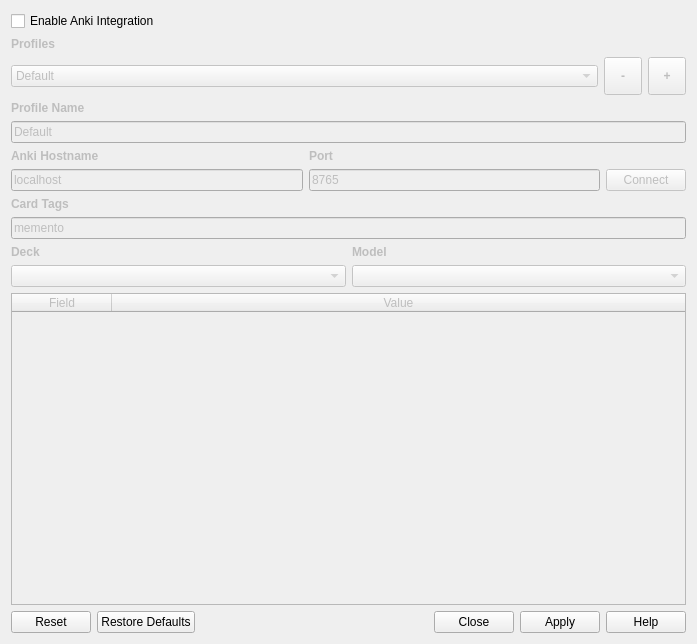
<?xml version="1.0" encoding="UTF-8"?>
<ui version="4.0">
 <class>AnkiSettings</class>
 <widget class="QWidget" name="AnkiSettings">
  <property name="geometry">
   <rect>
    <x>0</x>
    <y>0</y>
    <width>687</width>
    <height>644</height>
   </rect>
  </property>
  <property name="windowTitle">
   <string>Anki Integration Settings</string>
  </property>
  <layout class="QVBoxLayout" name="verticalLayout">
   <item>
    <widget class="QCheckBox" name="m_checkBoxEnabled">
     <property name="text">
      <string>Enable Anki Integration</string>
     </property>
    </widget>
   </item>
   <item>
    <layout class="QGridLayout" name="gridLayout">
     <item row="2" column="1">
      <widget class="QComboBox" name="m_comboBoxProfile">
       <property name="enabled">
        <bool>false</bool>
       </property>
       <property name="toolTip">
        <string>The currently selected profile.</string>
       </property>
       <property name="editable">
        <bool>false</bool>
       </property>
       <property name="insertPolicy">
        <enum>QComboBox::InsertAlphabetically</enum>
       </property>
       <item>
        <property name="text">
         <string>Default</string>
        </property>
       </item>
      </widget>
     </item>
     <item row="2" column="3">
      <widget class="QToolButton" name="m_buttonAdd">
       <property name="enabled">
        <bool>false</bool>
       </property>
       <property name="minimumSize">
        <size>
         <width>38</width>
         <height>38</height>
        </size>
       </property>
       <property name="font">
        <font>
         <weight>75</weight>
         <bold>true</bold>
        </font>
       </property>
       <property name="toolTip">
        <string>Add a profile with the current settings and name in &quot;Profile Name&quot;.</string>
       </property>
       <property name="text">
        <string>+</string>
       </property>
      </widget>
     </item>
     <item row="1" column="1">
      <widget class="QLabel" name="m_labelProfile">
       <property name="enabled">
        <bool>false</bool>
       </property>
       <property name="font">
        <font>
         <weight>75</weight>
         <bold>true</bold>
        </font>
       </property>
       <property name="text">
        <string>Profiles</string>
       </property>
      </widget>
     </item>
     <item row="2" column="2">
      <widget class="QToolButton" name="m_buttonDelete">
       <property name="enabled">
        <bool>false</bool>
       </property>
       <property name="minimumSize">
        <size>
         <width>38</width>
         <height>38</height>
        </size>
       </property>
       <property name="font">
        <font>
         <weight>75</weight>
         <bold>true</bold>
        </font>
       </property>
       <property name="toolTip">
        <string>Remove the current profile.
Profile Default cannot be removed.</string>
       </property>
       <property name="text">
        <string>-</string>
       </property>
      </widget>
     </item>
    </layout>
   </item>
   <item>
    <layout class="QVBoxLayout" name="m_layoutProfileName">
     <item>
      <widget class="QLabel" name="m_labelProfileName">
       <property name="enabled">
        <bool>false</bool>
       </property>
       <property name="font">
        <font>
         <weight>75</weight>
         <bold>true</bold>
        </font>
       </property>
       <property name="text">
        <string>Profile Name</string>
       </property>
      </widget>
     </item>
     <item>
      <widget class="QLineEdit" name="m_lineEditProfileName">
       <property name="enabled">
        <bool>false</bool>
       </property>
       <property name="toolTip">
        <string>Rename the profile by changing the name here and clicking apply or by switching to a new profile.
Becomes the name of a new profile when add is clicked.</string>
       </property>
       <property name="text">
        <string>Default</string>
       </property>
      </widget>
     </item>
    </layout>
   </item>
   <item>
    <layout class="QGridLayout" name="m_layoutConnect">
     <item row="1" column="0">
      <widget class="QLineEdit" name="m_lineEditHost">
       <property name="enabled">
        <bool>false</bool>
       </property>
       <property name="toolTip">
        <string>Host name for Anki.
Only change this if you know what you're doing.</string>
       </property>
       <property name="text">
        <string>localhost</string>
       </property>
       <property name="placeholderText">
        <string>Host</string>
       </property>
      </widget>
     </item>
     <item row="0" column="0">
      <widget class="QLabel" name="m_labelHostName">
       <property name="enabled">
        <bool>false</bool>
       </property>
       <property name="sizePolicy">
        <sizepolicy hsizetype="Preferred" vsizetype="Maximum">
         <horstretch>0</horstretch>
         <verstretch>0</verstretch>
        </sizepolicy>
       </property>
       <property name="font">
        <font>
         <weight>75</weight>
         <bold>true</bold>
        </font>
       </property>
       <property name="text">
        <string>Anki Hostname</string>
       </property>
      </widget>
     </item>
     <item row="1" column="1">
      <widget class="QLineEdit" name="m_lineEditPort">
       <property name="enabled">
        <bool>false</bool>
       </property>
       <property name="toolTip">
        <string>Port Anki is listening on.
Only change this if you know what you're doing.</string>
       </property>
       <property name="text">
        <string>8765</string>
       </property>
       <property name="placeholderText">
        <string>Port</string>
       </property>
      </widget>
     </item>
     <item row="0" column="1">
      <widget class="QLabel" name="m_labelPort">
       <property name="enabled">
        <bool>false</bool>
       </property>
       <property name="sizePolicy">
        <sizepolicy hsizetype="Preferred" vsizetype="Maximum">
         <horstretch>0</horstretch>
         <verstretch>0</verstretch>
        </sizepolicy>
       </property>
       <property name="font">
        <font>
         <weight>75</weight>
         <bold>true</bold>
        </font>
       </property>
       <property name="text">
        <string>Port</string>
       </property>
      </widget>
     </item>
     <item row="1" column="2">
      <widget class="QPushButton" name="m_buttonConnect">
       <property name="enabled">
        <bool>false</bool>
       </property>
       <property name="text">
        <string>Connect</string>
       </property>
      </widget>
     </item>
    </layout>
   </item>
   <item>
    <layout class="QVBoxLayout" name="m_layoutTags">
     <item>
      <widget class="QLabel" name="m_labelTags">
       <property name="enabled">
        <bool>false</bool>
       </property>
       <property name="sizePolicy">
        <sizepolicy hsizetype="Preferred" vsizetype="Maximum">
         <horstretch>0</horstretch>
         <verstretch>0</verstretch>
        </sizepolicy>
       </property>
       <property name="font">
        <font>
         <weight>75</weight>
         <bold>true</bold>
        </font>
       </property>
       <property name="text">
        <string>Card Tags</string>
       </property>
      </widget>
     </item>
     <item>
      <widget class="QLineEdit" name="m_lineEditTags">
       <property name="enabled">
        <bool>false</bool>
       </property>
       <property name="toolTip">
        <string>Tags added to cards created by Memento.
Comma or space seperated list.</string>
       </property>
       <property name="text">
        <string>memento</string>
       </property>
       <property name="placeholderText">
        <string>Card Tags</string>
       </property>
      </widget>
     </item>
    </layout>
   </item>
   <item>
    <layout class="QGridLayout" name="m_layoutCards">
     <item row="1" column="1">
      <widget class="QComboBox" name="m_comboBoxModel">
       <property name="enabled">
        <bool>false</bool>
       </property>
       <property name="insertPolicy">
        <enum>QComboBox::InsertAlphabetically</enum>
       </property>
      </widget>
     </item>
     <item row="0" column="1">
      <widget class="QLabel" name="m_labelModel">
       <property name="enabled">
        <bool>false</bool>
       </property>
       <property name="sizePolicy">
        <sizepolicy hsizetype="Preferred" vsizetype="Maximum">
         <horstretch>0</horstretch>
         <verstretch>0</verstretch>
        </sizepolicy>
       </property>
       <property name="font">
        <font>
         <weight>75</weight>
         <bold>true</bold>
        </font>
       </property>
       <property name="text">
        <string>Model</string>
       </property>
      </widget>
     </item>
     <item row="1" column="0">
      <widget class="QComboBox" name="m_comboBoxDeck">
       <property name="enabled">
        <bool>false</bool>
       </property>
       <property name="insertPolicy">
        <enum>QComboBox::InsertAlphabetically</enum>
       </property>
      </widget>
     </item>
     <item row="0" column="0">
      <widget class="QLabel" name="m_labelDeck">
       <property name="enabled">
        <bool>false</bool>
       </property>
       <property name="sizePolicy">
        <sizepolicy hsizetype="Preferred" vsizetype="Maximum">
         <horstretch>0</horstretch>
         <verstretch>0</verstretch>
        </sizepolicy>
       </property>
       <property name="font">
        <font>
         <weight>75</weight>
         <bold>true</bold>
        </font>
       </property>
       <property name="text">
        <string>Deck</string>
       </property>
      </widget>
     </item>
    </layout>
   </item>
   <item>
    <widget class="QTableWidget" name="m_tableFields">
     <property name="enabled">
      <bool>false</bool>
     </property>
     <property name="sizePolicy">
      <sizepolicy hsizetype="Expanding" vsizetype="Expanding">
       <horstretch>0</horstretch>
       <verstretch>0</verstretch>
      </sizepolicy>
     </property>
     <property name="minimumSize">
      <size>
       <width>675</width>
       <height>0</height>
      </size>
     </property>
     <attribute name="horizontalHeaderStretchLastSection">
      <bool>true</bool>
     </attribute>
     <attribute name="verticalHeaderVisible">
      <bool>false</bool>
     </attribute>
     <attribute name="verticalHeaderStretchLastSection">
      <bool>false</bool>
     </attribute>
     <column>
      <property name="text">
       <string>Field</string>
      </property>
     </column>
     <column>
      <property name="text">
       <string>Value</string>
      </property>
     </column>
    </widget>
   </item>
   <item>
    <widget class="QDialogButtonBox" name="m_buttonBox">
     <property name="standardButtons">
      <set>QDialogButtonBox::Apply|QDialogButtonBox::Close|QDialogButtonBox::Help|QDialogButtonBox::Reset|QDialogButtonBox::RestoreDefaults</set>
     </property>
    </widget>
   </item>
  </layout>
 </widget>
 <resources/>
 <connections/>
</ui>
